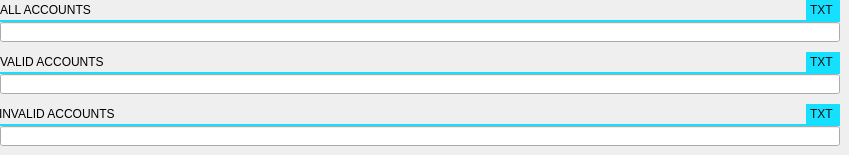
       <widget class="QWidget" name="n2">
        <attribute name="title">
         <string>  2  </string>
        </attribute>
        <widget class="QWidget" name="paths_validAccountsTxt" native="true">
         <property name="geometry">
          <rect>
           <x>0</x>
           <y>52</y>
           <width>840</width>
           <height>42</height>
          </rect>
         </property>
         <widget class="QLineEdit" name="paths_validAccountsTxt_lineEdit">
          <property name="geometry">
           <rect>
            <x>0</x>
            <y>22</y>
            <width>840</width>
            <height>20</height>
           </rect>
          </property>
         </widget>
         <widget class="QLabel" name="paths_validAccountsTxt_title">
          <property name="geometry">
           <rect>
            <x>0</x>
            <y>1</y>
            <width>112</width>
            <height>18</height>
           </rect>
          </property>
          <property name="styleSheet">
           <string notr="true"/>
          </property>
          <property name="text">
           <string>VALID ACCOUNTS</string>
          </property>
         </widget>
         <widget class="QLabel" name="paths_validAccountsTxt_devider">
          <property name="geometry">
           <rect>
            <x>0</x>
            <y>20</y>
            <width>840</width>
            <height>2</height>
           </rect>
          </property>
          <property name="styleSheet">
           <string notr="true">background-color: #16e0ff;</string>
          </property>
          <property name="text">
           <string/>
          </property>
         </widget>
         <widget class="QLabel" name="paths_validAccountsTxt_ext">
          <property name="geometry">
           <rect>
            <x>806</x>
            <y>0</y>
            <width>34</width>
            <height>20</height>
           </rect>
          </property>
          <property name="styleSheet">
           <string notr="true">background-color: #16e0ff;
color: #111111;
padding: 1px;
</string>
          </property>
          <property name="text">
           <string>TXT</string>
          </property>
         </widget>
        </widget>
        <widget class="QWidget" name="paths_invalidAccountsTxt" native="true">
         <property name="geometry">
          <rect>
           <x>0</x>
           <y>104</y>
           <width>840</width>
           <height>42</height>
          </rect>
         </property>
         <widget class="QLineEdit" name="paths_invalidAccountsTxt_lineEdit">
          <property name="geometry">
           <rect>
            <x>0</x>
            <y>22</y>
            <width>840</width>
            <height>20</height>
           </rect>
          </property>
         </widget>
         <widget class="QLabel" name="paths_invalidAccountsTxt_title">
          <property name="geometry">
           <rect>
            <x>-1</x>
            <y>1</y>
            <width>128</width>
            <height>18</height>
           </rect>
          </property>
          <property name="styleSheet">
           <string notr="true"/>
          </property>
          <property name="text">
           <string>INVALID ACCOUNTS</string>
          </property>
         </widget>
         <widget class="QLabel" name="paths_invalidAccountsTxt_devider">
          <property name="geometry">
           <rect>
            <x>0</x>
            <y>20</y>
            <width>840</width>
            <height>2</height>
           </rect>
          </property>
          <property name="styleSheet">
           <string notr="true">background-color: #16e0ff;</string>
          </property>
          <property name="text">
           <string/>
          </property>
         </widget>
         <widget class="QLabel" name="paths_invalidAccountsTxt_ext">
          <property name="geometry">
           <rect>
            <x>806</x>
            <y>0</y>
            <width>34</width>
            <height>20</height>
           </rect>
          </property>
          <property name="styleSheet">
           <string notr="true">background-color: #16e0ff;
color: #111111;
padding: 1px;
</string>
          </property>
          <property name="text">
           <string>TXT</string>
          </property>
         </widget>
        </widget>
        <widget class="QWidget" name="paths_allAccountsTxt" native="true">
         <property name="geometry">
          <rect>
           <x>0</x>
           <y>0</y>
           <width>840</width>
           <height>42</height>
          </rect>
         </property>
         <widget class="QLineEdit" name="paths_allAccountsTxt_lineEdit_2">
          <property name="geometry">
           <rect>
            <x>0</x>
            <y>22</y>
            <width>840</width>
            <height>20</height>
           </rect>
          </property>
         </widget>
         <widget class="QLabel" name="paths_allAccountsTxt_title_2">
          <property name="geometry">
           <rect>
            <x>0</x>
            <y>1</y>
            <width>96</width>
            <height>18</height>
           </rect>
          </property>
          <property name="styleSheet">
           <string notr="true"/>
          </property>
          <property name="text">
           <string>ALL ACCOUNTS</string>
          </property>
         </widget>
         <widget class="QLabel" name="paths_allAccountsTxt_devider_2">
          <property name="geometry">
           <rect>
            <x>0</x>
            <y>20</y>
            <width>840</width>
            <height>2</height>
           </rect>
          </property>
          <property name="styleSheet">
           <string notr="true">background-color: #16e0ff;</string>
          </property>
          <property name="text">
           <string/>
          </property>
         </widget>
         <widget class="QLabel" name="paths_allAccountsTxt_ext_2">
          <property name="geometry">
           <rect>
            <x>806</x>
            <y>0</y>
            <width>34</width>
            <height>20</height>
           </rect>
          </property>
          <property name="styleSheet">
           <string notr="true">background-color: #16e0ff;
color: #111111;
padding: 1px;
</string>
          </property>
          <property name="text">
           <string>TXT</string>
          </property>
         </widget>
        </widget>
       </widget>
